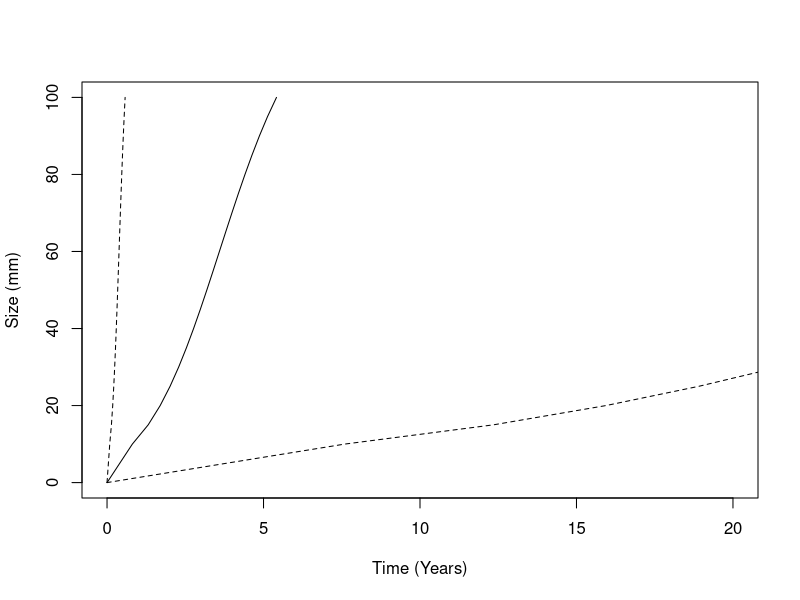

Write the R code that produced this figure.
#Set tumour growth rate parameters
log_norm_mean <- 1.07
log_norm_sd <- 1.31
max_size <- 128 #mm diameter
start_size <- 0.25 #starting size of tumours, diameter in mm
Vc = (4/3)*pi*(start_size/2)^3 #Volume at start
Vm = (4/3)*pi*(max_size/2)^3 #Max volume

#Get estimates for Mean growth rate and upper and lower confidence intervals
grow_rate<-rlnorm(runif(100000,0,1),meanlog=log_norm_mean,sdlog=sqrt(log_norm_sd))
rate_centiles<-quantile(grow_rate,c(0.025,0.5,0.975))

#Estimate time taken to grow to different sizes
upperbound<-seq(from=10,to=100,b=5)
lowerbound<-seq(from=5,to=95,by=5)

#Function estimates time take to grow from one size to another
#Creates a vector where each element is a cumulative sum of the time taken to grow 
#to that size
growth_time<-function(upperbound,lowerbound,grow_rate){
  t<-vector(length=length(upperbound))
  for (i in 1:length(upperbound)) {
   t[i]<-((log((Vm/Vc)^0.25-1)-log((Vm/((4/3)*pi*(upperbound[i]/2)^3))^0.25-1))/(0.25*grow_rate)) - 
  ((log((Vm/Vc)^0.25-1)-log((Vm/((4/3)*pi*(lowerbound[i]/2)^3))^0.25-1))/(0.25*grow_rate))}
  t<-cumsum(t)
return(t)
}

#Create a data.frame of time taken to grow to different sizes for lower, mean, 
#and upper estimates of the growth rate
grow_time_all<-data.frame(matrix(nrow=20,ncol=4))
colnames(grow_time_all)<-c("Size","Lower","Mean","Upper")
grow_time_all[1,]<-c(0,0,0,0)
grow_time_all$Size[2:20]<-upperbound

grow_time_all$Lower[2:20]<-growth_time(upperbound,lowerbound,grow_rate=rate_centiles[1])
grow_time_all$Mean[2:20]<-growth_time(upperbound,lowerbound,grow_rate=rate_centiles[2])
grow_time_all$Upper[2:20]<-growth_time(upperbound,lowerbound,grow_rate=rate_centiles[3])

#Plot results
plot(grow_time_all$Mean,grow_time_all$Size,
     type="l",xlab="Time (Years)",ylab="Size (mm)",xlim=c(0,20))
lines(grow_time_all$Lower,grow_time_all$Size,lty=2)
lines(grow_time_all$Upper,grow_time_all$Size,lty=2)
